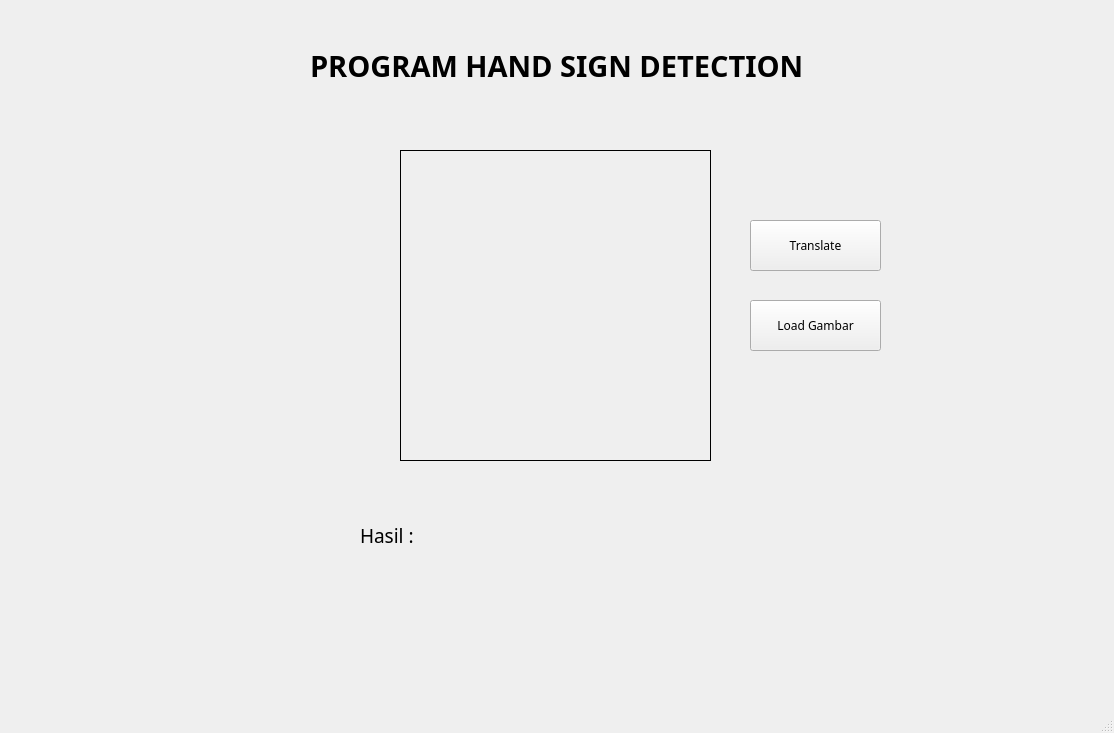
<?xml version="1.0" encoding="UTF-8"?>
<ui version="4.0">
 <class>MainWindow</class>
 <widget class="QMainWindow" name="MainWindow">
  <property name="geometry">
   <rect>
    <x>0</x>
    <y>0</y>
    <width>1114</width>
    <height>733</height>
   </rect>
  </property>
  <property name="font">
   <font>
    <family>Poppins</family>
   </font>
  </property>
  <property name="windowTitle">
   <string>MainWindow</string>
  </property>
  <widget class="QWidget" name="centralwidget">
   <widget class="QLabel" name="label">
    <property name="geometry">
     <rect>
      <x>400</x>
      <y>150</y>
      <width>311</width>
      <height>311</height>
     </rect>
    </property>
    <property name="frameShape">
     <enum>QFrame::Box</enum>
    </property>
    <property name="text">
     <string/>
    </property>
   </widget>
   <widget class="QPushButton" name="load_button">
    <property name="geometry">
     <rect>
      <x>750</x>
      <y>300</y>
      <width>131</width>
      <height>51</height>
     </rect>
    </property>
    <property name="text">
     <string>Load Gambar</string>
    </property>
   </widget>
   <widget class="QPushButton" name="translate_button">
    <property name="geometry">
     <rect>
      <x>750</x>
      <y>220</y>
      <width>131</width>
      <height>51</height>
     </rect>
    </property>
    <property name="text">
     <string>Translate</string>
    </property>
   </widget>
   <widget class="QLabel" name="label_3">
    <property name="geometry">
     <rect>
      <x>310</x>
      <y>40</y>
      <width>491</width>
      <height>51</height>
     </rect>
    </property>
    <property name="font">
     <font>
      <family>Poppins</family>
      <pointsize>22</pointsize>
      <weight>75</weight>
      <bold>true</bold>
     </font>
    </property>
    <property name="text">
     <string>PROGRAM HAND SIGN DETECTION</string>
    </property>
   </widget>
   <widget class="QLabel" name="label_2">
    <property name="geometry">
     <rect>
      <x>360</x>
      <y>520</y>
      <width>71</width>
      <height>31</height>
     </rect>
    </property>
    <property name="font">
     <font>
      <pointsize>14</pointsize>
     </font>
    </property>
    <property name="text">
     <string>Hasil :</string>
    </property>
   </widget>
   <widget class="QLabel" name="label_4">
    <property name="geometry">
     <rect>
      <x>430</x>
      <y>520</y>
      <width>511</width>
      <height>31</height>
     </rect>
    </property>
    <property name="font">
     <font>
      <pointsize>14</pointsize>
     </font>
    </property>
    <property name="text">
     <string/>
    </property>
   </widget>
   <widget class="QLabel" name="label_5">
    <property name="geometry">
     <rect>
      <x>460</x>
      <y>120</y>
      <width>191</width>
      <height>16</height>
     </rect>
    </property>
    <property name="text">
     <string/>
    </property>
   </widget>
  </widget>
  <widget class="QMenuBar" name="menubar">
   <property name="geometry">
    <rect>
     <x>0</x>
     <y>0</y>
     <width>1114</width>
     <height>21</height>
    </rect>
   </property>
  </widget>
  <widget class="QStatusBar" name="statusbar"/>
 </widget>
 <resources/>
 <connections/>
</ui>
